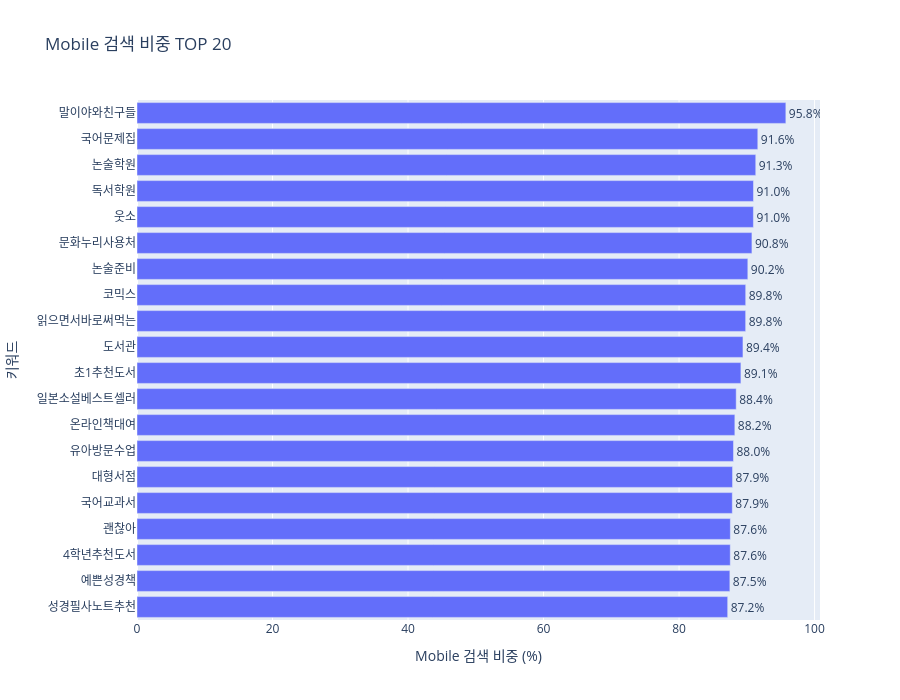

Source (notebook cell):
### Code cell
fig = px.bar(
    mobile_keywords,
    x="mobile_ratio",
    y="keyword",
    orientation="h",
    
    title="Mobile 검색 비중 TOP 20",
    
    labels={
        "keyword": "키워드",
        "mobile_ratio": "Mobile 검색 비중 (%)",
        "search_total": "전체 검색량"
    },
    
    hover_data=[
        "search_total",
        "search_mobile"
    ],
    
    text="mobile_ratio"
)

fig.update_layout(
    yaxis={
        "categoryorder": "total ascending"
    },
    height=700
)

fig.update_traces(
    texttemplate="%{text:.1f}%",
    textposition="outside"
)

fig.show()

### Figure 1 — Plotly figure (JSON) as saved in the notebook; plotly's stock layout.template omitted (floating-point values rounded to 4 significant figures)
{"data": [{"alignmentgroup": "True", "customdata": [[3540, 3390], [1910, 1750], [11060, 10100], [1220, 1110], [13960, 12700], [3570, 3240], [1320, 1190], [2460, 2210], [2360, 2120], [88670, 79300], [1380, 1230], [1470, 1300], [1530, 1350], [1170, 1030], [3470, 3050], [1730, 1520], [5230, 4580], [2090, 1830], [1440, 1260], [1170, 1020]], "hovertemplate": "Mobile 검색 비중 (%)=%{text}<br>키워드=%{y}<br>전체 검색량=%{customdata[0]}<br>search_mobile=%{customdata[1]}<extra></extra>", "legendgroup": "", "marker": {"color": "#636efa", "pattern": {"shape": ""}}, "name": "", "offsetgroup": "", "orientation": "h", "showlegend": false, "text": [95.76, 91.62, 91.32, 90.98, 90.97, 90.76, 90.15, 89.84, 89.83, 89.43, 89.13, 88.44, 88.24, 88.03, 87.9, 87.86, 87.57, 87.56, 87.5, 87.18], "textposition": "outside", "texttemplate": "%{text:.1f}%", "type": "bar", "x": [95.76, 91.62, 91.32, 90.98, 90.97, 90.76, 90.15, 89.84, 89.83, 89.43, 89.13, 88.44, 88.24, 88.03, 87.9, 87.86, 87.57, 87.56, 87.5, 87.18], "xaxis": "x", "y": ["말이야와친구들", "국어문제집", "논술학원", "독서학원", "웃소", "문화누리사용처", "논술준비", "코믹스", "읽으면서바로써먹는", "도서관", "초1추천도서", "일본소설베스트셀러", "온라인책대여", "유아방문수업", "대형서점", "국어교과서", "괜찮아", "4학년추천도서", "예쁜성경책", "성경필사노트추천"], "yaxis": "y"}], "layout": {"barmode": "relative", "height": 700, "legend": {"tracegroupgap": 0}, "title": {"text": "Mobile 검색 비중 TOP 20"}, "xaxis": {"anchor": "y", "domain": [0, 1], "title": {"text": "Mobile 검색 비중 (%)"}}, "yaxis": {"anchor": "x", "categoryorder": "total ascending", "domain": [0, 1], "title": {"text": "키워드"}}}}
